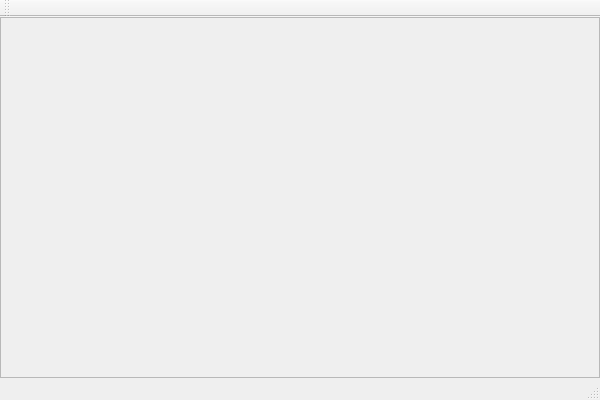
<?xml version="1.0" encoding="UTF-8"?>
<ui version="4.0">
 <class>test_11DClass</class>
 <widget class="QMainWindow" name="test_11DClass">
  <property name="geometry">
   <rect>
    <x>0</x>
    <y>0</y>
    <width>600</width>
    <height>400</height>
   </rect>
  </property>
  <property name="windowTitle">
   <string>test_11D</string>
  </property>
  <widget class="QWidget" name="centralWidget">
   <layout class="QVBoxLayout" name="verticalLayout">
    <property name="spacing">
     <number>0</number>
    </property>
    <property name="leftMargin">
     <number>0</number>
    </property>
    <property name="topMargin">
     <number>0</number>
    </property>
    <property name="rightMargin">
     <number>0</number>
    </property>
    <property name="bottomMargin">
     <number>0</number>
    </property>
    <item>
     <widget class="MyWidget" name="frame">
      <property name="frameShape">
       <enum>QFrame::StyledPanel</enum>
      </property>
      <property name="frameShadow">
       <enum>QFrame::Raised</enum>
      </property>
     </widget>
    </item>
   </layout>
  </widget>
  <widget class="QMenuBar" name="menuBar">
   <property name="geometry">
    <rect>
     <x>0</x>
     <y>0</y>
     <width>600</width>
     <height>23</height>
    </rect>
   </property>
  </widget>
  <widget class="QToolBar" name="mainToolBar">
   <attribute name="toolBarArea">
    <enum>TopToolBarArea</enum>
   </attribute>
   <attribute name="toolBarBreak">
    <bool>false</bool>
   </attribute>
  </widget>
  <widget class="QStatusBar" name="statusBar"/>
 </widget>
 <layoutdefault spacing="6" margin="11"/>
 <customwidgets>
  <customwidget>
   <class>MyWidget</class>
   <extends>QFrame</extends>
   <header>MyWidget.h</header>
   <container>1</container>
  </customwidget>
 </customwidgets>
 <resources>
  <include location="test_11D.qrc"/>
 </resources>
 <connections/>
</ui>
